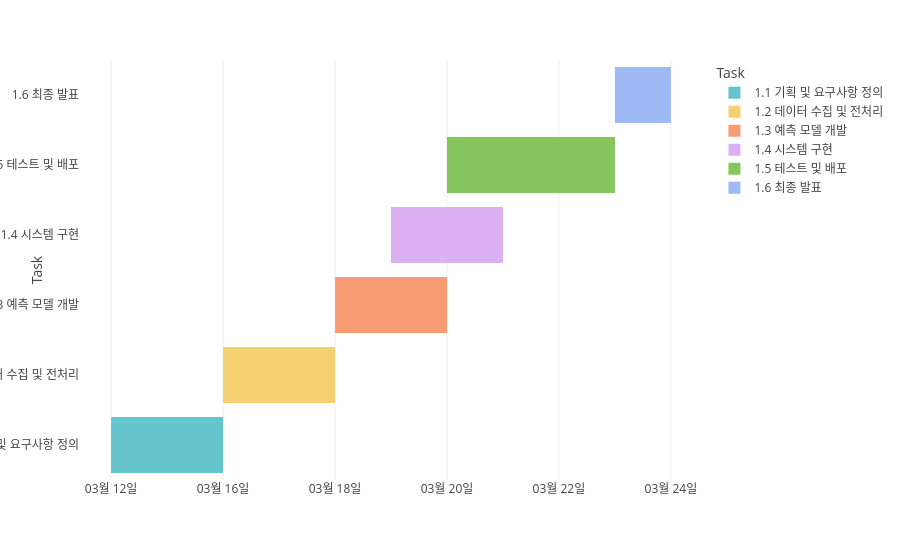

Here is the notebook cell this chart was saved with:
### Code cell


### Figure 1 — Plotly figure (JSON) as saved in the notebook; plotly's stock layout.template omitted (floating-point values rounded to 4 significant figures)
{"data": [{"base": ["2024-03-12T00:00:00.000000000"], "hovertemplate": "Task=%{y}<br>Start=%{base}<br>End=%{x}<extra></extra>", "legendgroup": "1.1 기획 및 요구사항 정의", "marker": {"color": "rgb(102, 197, 204)", "pattern": {"shape": ""}}, "name": "1.1 기획 및 요구사항 정의", "orientation": "h", "showlegend": true, "textposition": "auto", "type": "bar", "x": [172800000], "xaxis": "x", "y": ["1.1 기획 및 요구사항 정의"], "yaxis": "y"}, {"base": ["2024-03-16T00:00:00.000000000"], "hovertemplate": "Task=%{y}<br>Start=%{base}<br>End=%{x}<extra></extra>", "legendgroup": "1.2 데이터 수집 및 전처리", "marker": {"color": "rgb(246, 207, 113)", "pattern": {"shape": ""}}, "name": "1.2 데이터 수집 및 전처리", "orientation": "h", "showlegend": true, "textposition": "auto", "type": "bar", "x": [172800000], "xaxis": "x", "y": ["1.2 데이터 수집 및 전처리"], "yaxis": "y"}, {"base": ["2024-03-18T00:00:00.000000000"], "hovertemplate": "Task=%{y}<br>Start=%{base}<br>End=%{x}<extra></extra>", "legendgroup": "1.3 예측 모델 개발", "marker": {"color": "rgb(248, 156, 116)", "pattern": {"shape": ""}}, "name": "1.3 예측 모델 개발", "orientation": "h", "showlegend": true, "textposition": "auto", "type": "bar", "x": [172800000], "xaxis": "x", "y": ["1.3 예측 모델 개발"], "yaxis": "y"}, {"base": ["2024-03-19T00:00:00.000000000"], "hovertemplate": "Task=%{y}<br>Start=%{base}<br>End=%{x}<extra></extra>", "legendgroup": "1.4 시스템 구현", "marker": {"color": "rgb(220, 176, 242)", "pattern": {"shape": ""}}, "name": "1.4 시스템 구현", "orientation": "h", "showlegend": true, "textposition": "auto", "type": "bar", "x": [172800000], "xaxis": "x", "y": ["1.4 시스템 구현"], "yaxis": "y"}, {"base": ["2024-03-20T00:00:00.000000000"], "hovertemplate": "Task=%{y}<br>Start=%{base}<br>End=%{x}<extra></extra>", "legendgroup": "1.5 테스트 및 배포", "marker": {"color": "rgb(135, 197, 95)", "pattern": {"shape": ""}}, "name": "1.5 테스트 및 배포", "orientation": "h", "showlegend": true, "textposition": "auto", "type": "bar", "x": [259200000], "xaxis": "x", "y": ["1.5 테스트 및 배포"], "yaxis": "y"}, {"base": ["2024-03-23T00:00:00.000000000"], "hovertemplate": "Task=%{y}<br>Start=%{base}<br>End=%{x}<extra></extra>", "legendgroup": "1.6 최종 발표", "marker": {"color": "rgb(158, 185, 243)", "pattern": {"shape": ""}}, "name": "1.6 최종 발표", "orientation": "h", "showlegend": true, "textposition": "auto", "type": "bar", "x": [86400000], "xaxis": "x", "y": ["1.6 최종 발표"], "yaxis": "y"}], "layout": {"barmode": "overlay", "legend": {"title": {"text": "Task"}, "tracegroupgap": 0}, "margin": {"t": 60}, "xaxis": {"anchor": "y", "domain": [0, 1], "rangebreaks": [{"values": ["2024-03-14", "2024-03-15"]}], "tickformat": "%m월 %d일", "type": "date"}, "yaxis": {"anchor": "x", "autorange": "reversed", "categoryarray": ["1.6 최종 발표", "1.5 테스트 및 배포", "1.4 시스템 구현", "1.3 예측 모델 개발", "1.2 데이터 수집 및 전처리", "1.1 기획 및 요구사항 정의"], "categoryorder": "array", "domain": [0, 1], "title": {"text": "Task"}}}}
